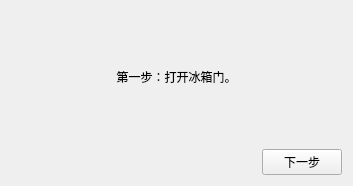
<?xml version="1.0" encoding="UTF-8"?>
<ui version="4.0">
 <class>CStep1</class>
 <widget class="QWidget" name="CStep1">
  <property name="geometry">
   <rect>
    <x>0</x>
    <y>0</y>
    <width>353</width>
    <height>186</height>
   </rect>
  </property>
  <property name="windowTitle">
   <string>把大象装到冰箱里</string>
  </property>
  <layout class="QGridLayout" name="gridLayout">
   <item row="1" column="1">
    <widget class="QPushButton" name="btnNext">
     <property name="text">
      <string>下一步</string>
     </property>
    </widget>
   </item>
   <item row="1" column="0">
    <spacer name="horizontalSpacer">
     <property name="orientation">
      <enum>Qt::Horizontal</enum>
     </property>
     <property name="sizeHint" stdset="0">
      <size>
       <width>40</width>
       <height>20</height>
      </size>
     </property>
    </spacer>
   </item>
   <item row="0" column="0" colspan="2">
    <widget class="QLabel" name="label">
     <property name="text">
      <string>第一步：打开冰箱门。</string>
     </property>
     <property name="alignment">
      <set>Qt::AlignCenter</set>
     </property>
    </widget>
   </item>
  </layout>
 </widget>
 <resources/>
 <connections/>
</ui>
